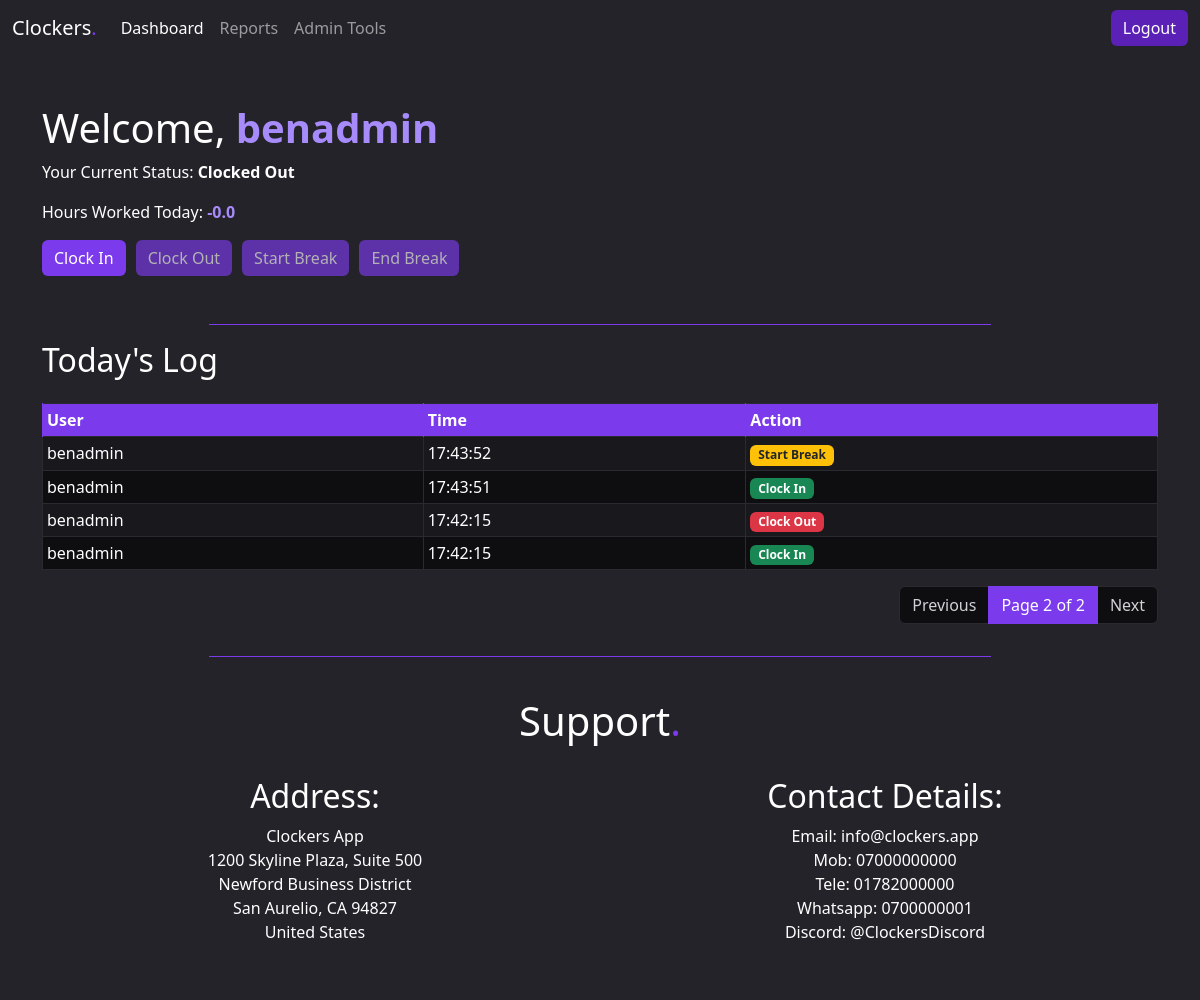
Page /?page=2 (signed in) on the committed database.
### time_tracker/models.py (models this page shows, shortened)
class TimeEntry(models.Model):
    ACTION_CHOICES = [
        ('IN', 'Clock In'),
        ('OUT', 'Clock Out'),
        ('BREAK_START', 'Start Break'),
        ('BREAK_END', 'End Break'),
    ]
    user = models.ForeignKey(User, on_delete=models.CASCADE)
    timestamp = models.DateTimeField()
    action_type = models.CharField(max_length=12, choices=ACTION_CHOICES)
    date_only = models.DateField(db_index=True)
    class Meta:
        verbose_name_plural = "Time Entries"

### time_tracker/views.py (the view)
# urls.py: path('', views.dashboard, name='dashboard'),
@login_required
def dashboard(request):
    user_status = get_user_status(request.user)
    today = timezone.localdate()
    results = calculate_time_period(request.user, today, today)
    today = timezone.localdate()
    all_entries_today = TimeEntry.objects.filter(
    user=request.user,
    date_only=today
    ).order_by('-timestamp')
    PAGINATE_BY = 10
    paginator = Paginator(all_entries_today, PAGINATE_BY)
    page_number = request.GET.get('page')
    page_obj = paginator.get_page(page_number)
    context = {
        'current_status': user_status,
        'hours_today': results['work_duration'],
        'raw_logs_today': page_obj, # <--- Passing the paginated object
    }
    return render(request, 'time_tracker/dashboard.html', context)

### time_tracker/views.py (called while the page is built)
def get_user_status(user):
    last_entry = TimeEntry.objects.filter(user=user).order_by('-timestamp').first()
    if not last_entry:
        return 'OUT'  # Default state if no entries exist
    last_action = last_entry.action_type
    if last_action == 'BREAK_END':
        return 'IN' # User is back from break and actively working
    return last_action

### time_tracker/templates/time_tracker/dashboard.html (shortened to what this page needs)
{% extends 'base.html' %}
{% block content %}
    <h1>Welcome, <strong class="light-accent">{{ user.username }}</strong></h1>
    <p>Your Current Status:
        <strong>
            {% if current_status == 'IN' %}
                Clocked In
            {% elif current_status == 'BREAK_START' %}
                On Break
            {% else %}
                Clocked Out
            {% endif %}
        </strong>
    </p>
    <p>Hours Worked Today: <strong class="light-accent">{{ hours_today }}</strong></p>
    <div class="clocking-buttons-wrapper mb-5">
        <form method="POST" action="{% url 'clock_action' %}">
            <button class="btn btn-primary" type="submit" name="action" value="IN"
                {% if current_status != 'OUT' %}disabled{% endif %}> Clock In
            </button>
            <button class="btn btn-primary" type="submit" name="action" value="OUT"
                {% if current_status != 'IN' and current_status != 'BREAK_START' %}disabled{% endif %}> Clock Out
            </button>
            <button class="btn btn-primary" type="submit" name="action" value="BREAK_START"
                {% if current_status != 'IN' %}disabled{% endif %}>
                Start Break
            </button>
            <button class="btn btn-primary" type="submit" name="action" value="BREAK_END"
                {% if current_status != 'BREAK_START' %}disabled{% endif %}>
                End Break
            </button>
        </form>
    </div>
    <hr class="hr-custom-width">
    <div class="mb-4">
        <h2>Today's Log</h2>
    </div>
    {% if raw_logs_today.paginator.count %}
        <table class="table table-striped table-hover table-bordered table-sm">
            <thead class="table-primary-header">
                <tr>
                    <th>User</th>
                    <th>Time</th>
                    <th>Action</th>
                </tr>
            </thead>
            <tbody>
                {% for entry in raw_logs_today %}
                <tr>
                    <td>{{ entry.user.username }}</td>
                    <td>{{ entry.timestamp|date:"H:i:s" }}</td>
                    <td>
                        <span class="badge
                            {% if entry.action_type == 'IN' %}bg-success
                            {% elif entry.action_type == 'OUT' %}bg-danger
                            {% elif entry.action_type == 'BREAK_START' %}bg-warning text-dark
                            {% else %}bg-secondary
                            {% endif %}">
                            {% if entry.action_type == 'IN' %}Clock In
                            {% elif entry.action_type == 'OUT' %}Clock Out
                            {% elif entry.action_type == 'BREAK_START' %}Start Break
                            {% elif entry.action_type == 'BREAK_END' %}End Break
                            {% endif %}
                        </span>
                    </td>
                </tr>
                {% endfor %}
            </tbody>
        </table>
        {% if raw_logs_today.has_other_pages %}
            <nav aria-label="Page navigation" class="mt-3 ">
                <ul class="pagination justify-content-end">
                    {% if raw_logs_today.has_previous %}
                        <li class="page-item">
                            <a class="page-link" href="?page={{ raw_logs_today.previous_page_number }}">Previous</a>
                        </li>
                    {% else %}
                        <li class="page-item disabled">
                            <span class="page-link">Previous</span>
                        </li>
                    {% endif %}
                    <li class="page-item active" aria-current="page">
                        <span class="page-link">
                            Page {{ raw_logs_today.number }} of {{ raw_logs_today.paginator.num_pages }}
                        </span>
                    </li>
                    {% if raw_logs_today.has_next %}
                        <li class="page-item">
                            <a class="page-link" href="?page={{ raw_logs_today.next_page_number }}">Next</a>
                        </li>
                    {% else %}
                        <li class="page-item disabled">
                            <span class="page-link">Next</span>
                        </li>
                    {% endif %}
                </ul>
            </nav>
        {% endif %}
    {% else %}
    <p class="alert alert-info">No clocking activity recorded today.</p>
    {% endif %}
{% endblock content %}

### time_tracker/static/css/style.css (style rules this page uses)
:root { --color-primary: #7C3AED; --color-primary-light: #A78BFA; --color-primary-dark: #5B21B6; --background-primary: #0E0E11; --background-secondary: #1A1A1F; --background-elevated: #232329; --surface: #2D2D34; --text-primary: #FFFFFF; --text-secondary: #D1D1D6; --text-tertiary: #A1A1AA; --text-disabled: #6B6B75; --border-light: #3A3A41; --border-medium: #2A2A30; --focus-ring: #A78BFA; --overlay-hover: #FFFFFF0D; --overlay-active: #FFFFFF1A; --overlay-pressed: #7C3AED1A; --surface-disabled: #1A1A1F; --success: #22C55E; --warning: #FACC15; --error: #EF4444; --info: #3B82F6; }
html, body { background: var(--background-elevated); color: var(--text-primary); margin: 0; padding: 0; }
.light-accent { color: var(--color-primary-light); }
.table-primary-header { background-color: var(--color-primary) !important; color: var(--text-primary) !important; }
.table-primary-header th { background-color: var(--color-primary) !important; color: var(--text-primary) !important; border-color: var(--color-primary) !important; }
.table { color: var(--text-primary) !important; --bs-table-border-color: var(--border-medium); border-color: var(--border-medium) !important; background-color: transparent !important; }
.table tbody tr > * { background-color: var(--background-primary) !important; color: var(--text-primary) !important; }
.table-striped > tbody > tr:nth-of-type(odd) > * { background-color: var(--background-secondary) !important; }
.btn-primary { background-color: var(--color-primary) !important; border: var(--color-primary) !important; }
.clocking-buttons-wrapper form { display: flex; flex-wrap: nowrap; gap: 10px; }
.hr-custom-width { max-width: 70%; margin-left: auto; margin-right: auto; display: block; border-top: 1px solid var(--color-primary); opacity: 1; }
.page-link, .page-link:hover, .page-link:focus { color: var(--text-secondary) !important; background-color: var(--background-primary) !important; border-color: var(--border-medium) !important; }
.page-item.active .page-link { background-color: var(--color-primary) !important; border-color: var(--color-primary) !important; color: var(--text-primary) !important; }
a { color: var(--color-primary-light); }

### rows in the picture
TimeEntry: user.username "benadmin", timestamp "17:43:52", action_type "Start Break"
TimeEntry: user.username "benadmin", timestamp "17:43:51", action_type "Clock In"
TimeEntry: user.username "benadmin", timestamp "17:42:15", action_type "Clock Out"
TimeEntry: user.username "benadmin", timestamp "17:42:15", action_type "Clock In"

### other values in the picture
{{ user.username }} "benadmin"
{{ hours_today }} "-0.0"
{{ raw_logs_today.number }} "2"
{{ raw_logs_today.paginator.num_pages }} "2"
